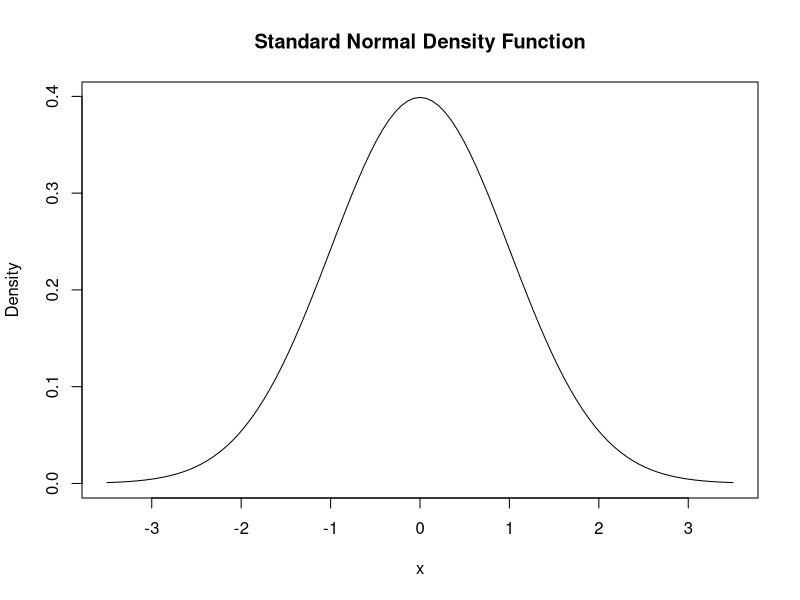

The R script that drew this image: (Note: this script raises an error after producing the figure.)
## ---- chunk 1

curve(dnorm(x),
      xlim = c(-3.5, 3.5),
      ylab = "Density", 
      main = "Standard Normal Density Function") 

## ---- chunk 2
knitr::include_url("https://bookdown.org/machar1991/ITER/2-1-random-variables-and-probability-distributions.html#probability-distributions-of-discrete-random-variables")
## ---- chunk 3
 knitr::include_graphics(file.path("picsfigs","continuity_scribble.png"))
## ---- chunk 4
 knitr::include_graphics(file.path("picsfigs","weirdalscissors.jpg"))
## ---- chunk 5

 knitr::include_graphics("picsfigs/risk_averse_eu_mcdl.png")

## ---- chunk 6
 knitr::include_graphics(file.path("picsfigs","riskaversion1.png"))
## ---- chunk 7
 knitr::include_graphics(file.path("picsfigs","riskaversion2.png"))
## ---- chunk 8
 knitr::include_graphics(file.path("picsfigs","riskaversion3.png"))
## ---- chunk 9
 knitr::include_graphics(file.path("picsfigs","riskaversion4.png"))
## ---- chunk 10
 knitr::include_graphics(file.path("picsfigs","riskaversion5a.png"))
## ---- chunk 11
 knitr::include_graphics(file.path("picsfigs", "allaispies.png"))
## ---- chunk 12
 knitr::include_graphics(file.path("picsfigs","holtlaurie.png"))
## ---- chunk 13
 knitr::include_graphics(file.path("picsfigs","holtlauriedetail.png"))
## ---- chunk 14
 knitr::include_graphics(file.path("picsfigs","holtlauryresults.png"))
## ---- chunk 15
knitr::include_app("https://shiny.rit.albany.edu/stat/binomial/",
height = "600px")
## ---- chunk 16

knitr::include_graphics(file.path("picsfigs", "marketriskline.png"))

## ---- chunk 17

 knitr::include_graphics(file.path("picsfigs", "investorchoices.png"))

## ---- chunk 18

 knitr::include_graphics("picsfigs/risk_averse_eu_mcdl.png")

## ---- chunk 19

 knitr::include_graphics("picsfigs/risk_aversion_and_elections.png")


